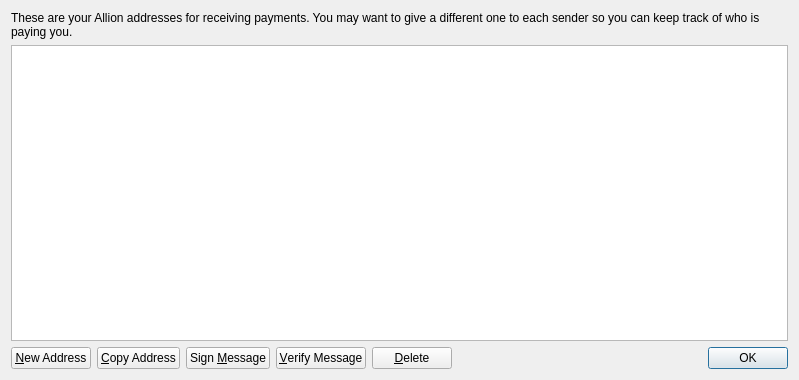
<?xml version="1.0" encoding="UTF-8"?>
<ui version="4.0">
 <class>AddressBookPage</class>
 <widget class="QWidget" name="AddressBookPage">
  <property name="geometry">
   <rect>
    <x>0</x>
    <y>0</y>
    <width>799</width>
    <height>380</height>
   </rect>
  </property>
  <property name="windowTitle">
   <string>Address Book</string>
  </property>
  <layout class="QVBoxLayout" name="verticalLayout">
   <item>
    <widget class="QLabel" name="labelExplanation">
     <property name="text">
      <string>These are your Allion addresses for receiving payments. You may want to give a different one to each sender so you can keep track of who is paying you.</string>
     </property>
     <property name="textFormat">
      <enum>Qt::PlainText</enum>
     </property>
     <property name="wordWrap">
      <bool>true</bool>
     </property>
    </widget>
   </item>
   <item>
    <widget class="QTableView" name="tableView">
     <property name="contextMenuPolicy">
      <enum>Qt::CustomContextMenu</enum>
     </property>
     <property name="toolTip">
      <string>Double-click to edit address or label</string>
     </property>
     <property name="tabKeyNavigation">
      <bool>false</bool>
     </property>
     <property name="alternatingRowColors">
      <bool>true</bool>
     </property>
     <property name="selectionMode">
      <enum>QAbstractItemView::SingleSelection</enum>
     </property>
     <property name="selectionBehavior">
      <enum>QAbstractItemView::SelectRows</enum>
     </property>
     <property name="sortingEnabled">
      <bool>true</bool>
     </property>
     <attribute name="verticalHeaderVisible">
      <bool>false</bool>
     </attribute>
    </widget>
   </item>
   <item>
    <layout class="QHBoxLayout" name="horizontalLayout">
     <item>
      <widget class="QPushButton" name="newAddressButton">
       <property name="toolTip">
        <string>Create a new address</string>
       </property>
       <property name="text">
        <string>&amp;New Address</string>
       </property>
       <property name="icon">
        <iconset resource="../bitcoin.qrc">
         <normaloff>:/icons/add</normaloff>:/icons/add</iconset>
       </property>
      </widget>
     </item>
     <item>
      <widget class="QPushButton" name="copyToClipboard">
       <property name="toolTip">
        <string>Copy the currently selected address to the system clipboard</string>
       </property>
       <property name="text">
        <string>&amp;Copy Address</string>
       </property>
       <property name="icon">
        <iconset resource="../bitcoin.qrc">
         <normaloff>:/icons/editcopy</normaloff>:/icons/editcopy</iconset>
       </property>
      </widget>
     </item>
     <item>
      <widget class="QPushButton" name="signMessage">
       <property name="toolTip">
        <string>Sign a message to prove you own a Allion address</string>
       </property>
       <property name="text">
        <string>Sign &amp;Message</string>
       </property>
       <property name="icon">
        <iconset resource="../bitcoin.qrc">
         <normaloff>:/icons/edit</normaloff>:/icons/edit</iconset>
       </property>
      </widget>
     </item>
     <item>
      <widget class="QPushButton" name="verifyMessage">
       <property name="toolTip">
        <string>Verify a message to ensure it was signed with a specified Allion address</string>
       </property>
       <property name="text">
        <string>&amp;Verify Message</string>
       </property>
       <property name="icon">
        <iconset resource="../bitcoin.qrc">
         <normaloff>:/icons/transaction_0</normaloff>:/icons/transaction_0</iconset>
       </property>
      </widget>
     </item>
     <item>
      <widget class="QPushButton" name="deleteButton">
       <property name="toolTip">
        <string>Delete the currently selected address from the list</string>
       </property>
       <property name="text">
        <string>&amp;Delete</string>
       </property>
       <property name="icon">
        <iconset resource="../bitcoin.qrc">
         <normaloff>:/icons/remove</normaloff>:/icons/remove</iconset>
       </property>
      </widget>
     </item>
     <item>
      <spacer name="horizontalSpacer">
       <property name="orientation">
        <enum>Qt::Horizontal</enum>
       </property>
       <property name="sizeHint" stdset="0">
        <size>
         <width>40</width>
         <height>20</height>
        </size>
       </property>
      </spacer>
     </item>
     <item>
      <widget class="QDialogButtonBox" name="buttonBox">
       <property name="sizePolicy">
        <sizepolicy hsizetype="Maximum" vsizetype="Fixed">
         <horstretch>0</horstretch>
         <verstretch>0</verstretch>
        </sizepolicy>
       </property>
       <property name="standardButtons">
        <set>QDialogButtonBox::Ok</set>
       </property>
      </widget>
     </item>
    </layout>
   </item>
  </layout>
 </widget>
 <resources>
  <include location="../bitcoin.qrc"/>
 </resources>
 <connections/>
</ui>
